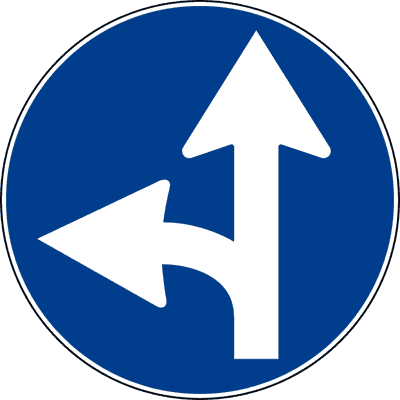
#> input picture images/img_sign/100.png, 400 x 400 px; its folder holds only this picture in this run
$ python detect_watermarks.py
#> lines starting #> are read from the running program, lines starting #| are printed output that depends on the picture; after the words box and inside, x2 and y2 are one past the last pixel; in counts of white or black regions, pixels touching at a corner belong together
#!/usr/bin/env python3
# -*- coding: utf-8 -*-
"""
只讀檢查 assets/ 圖片右下角是否存在疑似水印，輸出 watermark_report.txt。

依賴：
    pip install opencv-python numpy
"""

import os
import sys
from typing import List, Dict, Tuple

import cv2  # type: ignore
import numpy as np  # type: ignore


SCRIPT_DIR = os.path.dirname(os.path.abspath(__file__))
PROJECT_ROOT = os.path.dirname(os.path.dirname(SCRIPT_DIR))

# 圖片根目錄：實際題目圖片所在的 images 目錄
ASSETS_ROOT = os.path.join(PROJECT_ROOT, "images")
REPORT_PATH = os.path.join(PROJECT_ROOT, "maintenance", "reports", "watermark_report.txt")

# 支援的圖片副檔名
IMAGE_EXTS = {".jpg", ".jpeg", ".png", ".JPG", ".JPEG", ".PNG"}


def iter_image_files(root: str) -> List[str]:
  """遞迴遍歷 root 下所有圖片檔案路徑。"""
#> called with root = 'images'
  results: List[str] = []
  for dirpath, _, filenames in os.walk(root):
    for name in filenames:
      _, ext = os.path.splitext(name)
      if ext in IMAGE_EXTS:
        results.append(os.path.join(dirpath, name))
  return sorted(results)


def detect_watermark_roi(
  image_path: str,
  roi_width_ratio: float = 0.25,
  roi_height_ratio: float = 0.15,
  edge_ratio_threshold: float = 0.06,
  stddev_threshold: float = 10.0,
) -> Tuple[bool, str]:
  """
  檢查單張圖片右下角 ROI 是否疑似存在水印。

  返回 (has_watermark, position_label)。
  position_label 用於統計水印大致集中在 ROI 內哪個位置。
  """
#> called with image_path = 'images/img_sign/100.png', roi_width_ratio = 0.25, roi_height_ratio = 0.15, edge_ratio_threshold = 0.06, stddev_threshold = 10
  img = cv2.imread(image_path, cv2.IMREAD_COLOR)
#> img is the input picture: shape (400, 400, 3); mean B, G, R 188, 144.4, 110.7
  if img is None:
    # 無法讀取圖片，視為無水印但打印提示
    print(f"[跳過] 無法讀取圖片: {image_path}")
    return False, "unreadable"

  h, w = img.shape[:2]
#> h = 400; w = 400
  if h < 10 or w < 10:
    return False, "too_small"

  # 右下角 ROI：略微內縮，避免紅色邊框之類的圖形干擾
  roi_w = max(1, int(w * roi_width_ratio))
#> roi_w = 100
  roi_h = max(1, int(h * roi_height_ratio))
#> roi_h = 60
  x1 = max(0, w - roi_w)
#> x1 = 300
  y1 = max(0, h - roi_h)
#> y1 = 340
  roi = img[y1:h, x1:w]
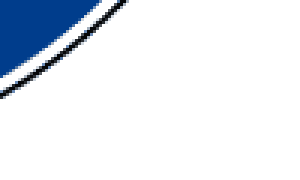
#> roi: shape (60, 100, 3) (shown 3 times larger); mean B, G, R 241.6, 235.1, 230.1

  gray = cv2.cvtColor(roi, cv2.COLOR_BGR2GRAY)
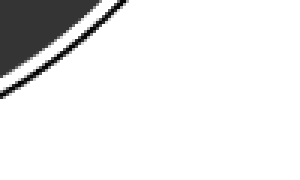
#> gray: shape (60, 100) (shown 3 times larger); min 7, max 255, mean 234.4

  # 檢查該區域是否接近純白背景：
  # 1) 平均亮度要夠高（避免紅色邊框 / 彩色內容）
  # 2) 標準差很小則幾乎無內容
  mean, stddev = cv2.meanStdDev(gray)
#> mean = [234.4]; stddev = [60.97]
  mean_val = float(mean[0][0])
#> mean_val = 234.4
  stddev_val = float(stddev[0][0])
#> stddev_val = 60.97

  # 若本身就不是亮底（例如紅邊、彩色圖案），直接視為無水印，避免誤報
  if mean_val < 200.0:
    return False, "non_bright_bg"

  # 邊緣檢測：文字/線條會增加邊緣密度
  edges = cv2.Canny(gray, 100, 200)
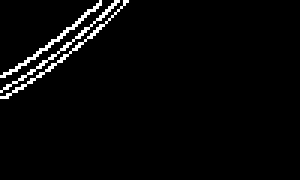
#> edges: shape (60, 100) (shown 3 times larger); 2.9% white in thin lines or dots, all inside (x1, y1, x2, y2) = (0, 0, 43, 33)
  edge_pixels = int(np.count_nonzero(edges))
#> edge_pixels = 175
  total_pixels = edges.size
#> total_pixels = 6000
  edge_ratio = edge_pixels / float(total_pixels) if total_pixels > 0 else 0.0
#> edge_ratio = 0.0292

  has_watermark = stddev_val > stddev_threshold and edge_ratio > edge_ratio_threshold
#> has_watermark = False

  position_label = "none"
  if has_watermark and edge_pixels > 0:
    ys, xs = np.where(edges > 0)
    # 計算邊緣像素的重心位置（歸一化到 ROI 內 0~1）
    cy = float(np.mean(ys)) / max(roi_h - 1, 1)
    cx = float(np.mean(xs)) / max(roi_w - 1, 1)
    # 粗略分區：右下角 ROI 再分成 3x3 區域
    if cx > 0.66 and cy > 0.66:
      position_label = "bottom_right_corner"
    elif cx > 0.66:
      position_label = "right_side"
    elif cy > 0.66:
      position_label = "bottom_side"
    else:
      position_label = "inner_roi"

  return has_watermark, position_label


def main() -> int:
  if not os.path.isdir(ASSETS_ROOT):
    print(f"找不到 assets 目錄: {ASSETS_ROOT}", file=sys.stderr)
    return 1

  image_paths = iter_image_files(ASSETS_ROOT)
  if not image_paths:
    print(f"在 {ASSETS_ROOT} 下沒有找到任何圖片文件（jpg/png/jpeg）。")
    return 0

  suspected: List[str] = []
  position_stats: Dict[str, int] = {}

  print(f"開始檢查圖片水印，共 {len(image_paths)} 張圖...")

  for path in image_paths:
    rel = os.path.relpath(path, PROJECT_ROOT)
    has_watermark, position_label = detect_watermark_roi(path)
#> has_watermark = False; position_label = 'none'

    if has_watermark:
      print(f"[檢查中] {rel} ... 發現水印")
      suspected.append(rel)
    else:
      print(f"[檢查中] {rel} ... 無明顯水印")

    if position_label not in position_stats:
      position_stats[position_label] = 0
    position_stats[position_label] += 1

  # 生成報告（只寫入文本，不修改任何圖片）
  total_suspected = len(suspected)

  lines: List[str] = []
  lines.append("=== Watermark Detection Report ===")
  lines.append("")
  lines.append(f"疑似帶有水印的圖片總數: {total_suspected}")
  lines.append("")
  lines.append("疑似帶水印的文件列表:")
  if suspected:
    for p in suspected:
      lines.append(f"- {p}")
  else:
    lines.append("(無)")

  lines.append("")
  lines.append("水印位置分布統計（基於右下角 ROI）:")
  for pos, count in sorted(position_stats.items(), key=lambda x: x[0]):
    lines.append(f"- {pos}: {count}")
#> this loop made 1 pass
#> (pos, count) on pass 1: ('none', 1)
#> after the loop, lines = ['=== Watermark Detection Report ===', '', '疑似帶有水印的圖片總數: 0', '', '疑似帶水印的文件列表:', '(無)', '', '水印位置分布統計（基於右下角 ROI）:', '- none: 1']

  os.makedirs(os.path.dirname(REPORT_PATH), exist_ok=True)
  with open(REPORT_PATH, "w", encoding="utf-8") as f:
    f.write("\n".join(lines))

  print("")
  print(f"檢查完成，報告已生成: {REPORT_PATH}")
  return 0


if __name__ == "__main__":
  raise SystemExit(main())
#> (the program exits here)
